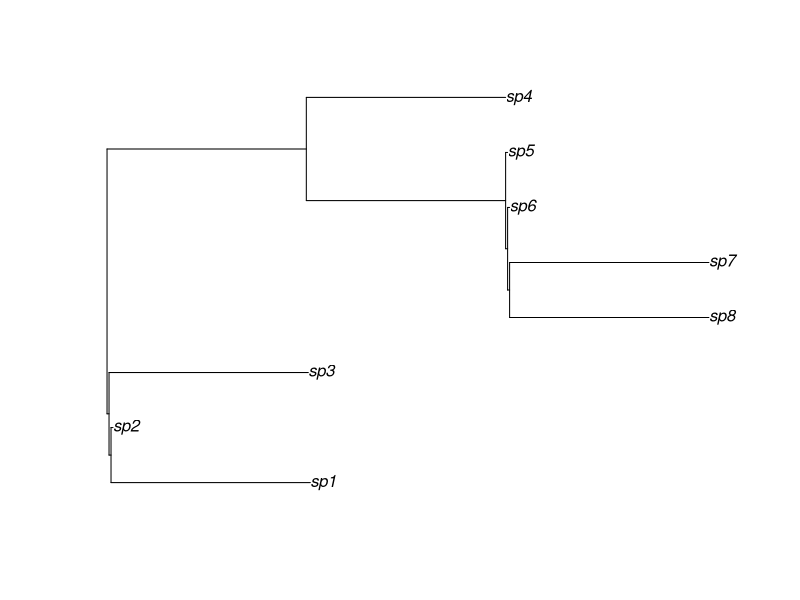
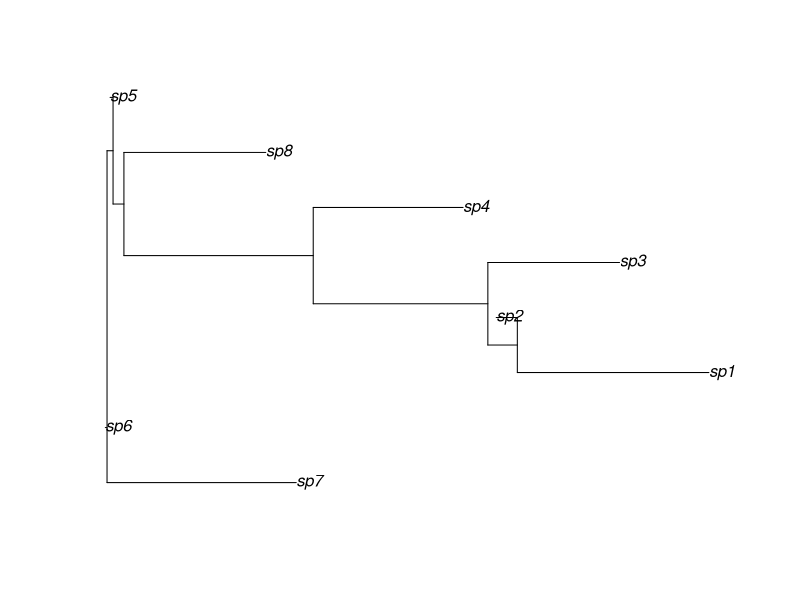

Generate these figures, in order, with R:
#function to create transition matrix for Jukes and Cantor model
tranm <- function(t, alpha){
	P <- diag(4)
	d <- 1/4 + 3/4 * exp(-4*alpha*t)
	x <- rep(1/4 - exp(-4*alpha*t)/4, 6)
	P <- d * P
	P[row(P) > col(P)] <- x
	P[row(P) < col(P)] <- x
	rownames(P) <- colnames(P) <- c('A','C','G','T')
return(P)
}

#two transition matrix with t1 = 1; t2 = 0.01; alpha = 0.15;
t1 = 1
t2 = 0.01
alpha = 0.15
P1 <- tranm(t1, alpha)
P2 <- tranm(t2, alpha)

#functions to get the probablity of a node
prob1 <- function(nucleotide){
	if(nucleotide == 'A'){
		p = P1['A', ]
	} else if(nucleotide == 'C'){
		p = P1['C', ]
	} else if(nucleotide == 'G'){
		p = P1['G', ]
	} else{
		p = P1['T', ]
		}
return(p)
}

prob2 <- function(nucleotide){
	if(nucleotide == 'A'){
		p = P2['A', ]
	} else if(nucleotide == 'C'){
		p = P2['C', ]
	} else if(nucleotide == 'G'){
		p = P2['G', ]
	} else{
		p = P2['T', ]
		}
return(p)
}

#function to generate a nucleotide with probablity from TransMat
generate <- function(p){
	nucleotide <- sample(c('A', 'C', 'G', 'T'), 1, prob=p)
return(nucleotide)
}

library(ape)
#my tree:
(mytree <- read.tree(text = "(((sp1:1, sp2:0.01):0.01, sp3:1):
		0.01,((((sp8:1, sp7:1):0.01, sp6:0.01):0.01, sp5:0.01):1, sp4:1):1);"))
plot(mytree)

#start simulate the tree above:
simulate <- function(){
	#choose a root
	proot = c(0.25, 0.25, 0.25, 0.25)
	root  <- generate(proot)
	node1 <- generate(prob2(root))
	node2 <- generate(prob2(node1))
	tip1  <- generate(prob1(node2))
	tip2  <- generate(prob2(node2))
	tip3  <- generate(prob1(node1))
	node3 <- generate(prob1(root))
	tip4  <- generate(prob1(node3))
	node4 <- generate(prob1(node3))
	tip5  <- generate(prob2(node4))
	node5 <- generate(prob2(node4))
	tip6  <- generate(prob2(node5))
	node6 <- generate(prob2(node5))
	tip7  <- generate(prob1(node6))
	tip8  <- generate(prob1(node6))
	tips  <- c(tip1, tip2, tip3, tip4, tip5, tip6, tip7, tip8)
	#output <- as.character()
	#for(i in 1:8){
	#	output[i] <- paste('Tip', i, 'is: ', tips[i])
	#}
return(tips)
}

##function for n numbers of sites of the simulated tree
simn <- function(n){
	ls  <- list()
	sp1 <- as.character()
	sp2 <- as.character()
	sp3 <- as.character()
	sp4 <- as.character()
	sp5 <- as.character()
	sp6 <- as.character()
	sp7 <- as.character()
	sp8 <- as.character()
	for(i in 1:n){
		ls[[i]] <- simulate()
		sp1[i] <- ls[[i]][1]
		sp2[i] <- ls[[i]][2]
		sp3[i] <- ls[[i]][3]
		sp4[i] <- ls[[i]][4]
		sp5[i] <- ls[[i]][5]
		sp6[i] <- ls[[i]][6]
		sp7[i] <- ls[[i]][7]
		sp8[i] <- ls[[i]][8]
	}
	dataframe <- rbind(sp1, sp2, sp3, sp4, sp5, sp6, sp7, sp8)
return(dataframe)
}

dat <- simn(1000) #create 1000 length sequence for 8 sp's
dna <- as.DNAbin(tolower(dat)) #create dnabin
distm <- dist.dna(dna, model = 'JC69') #create a dist matrix w/ model JC69
#hard code the distance matrix
#function to create the dist w/ jc69 algorithm
distjc <- function(seq1, seq2){
	diff <- length(seq1) - sum(seq1 == seq2)
	dis  <- -3/4 * log(1-4/3*diff/length(seq1))
return(dis)
}
dis <- matrix(0, 7, 7)
rownames(dis) <- c('sp2','sp3','sp4','sp5','sp6','sp7','sp8')
colnames(dis) <- c('sp1','sp2','sp3','sp4','sp5','sp6','sp7')
for(i in 1:7)dis[i, 1]   <- distjc(dat[1,], dat[i+1,])
for(i in 1:6)dis[i+1, 2] <- distjc(dat[2,], dat[i+2,])
for(i in 1:5)dis[i+2, 3] <- distjc(dat[3,], dat[i+3,])
for(i in 1:4)dis[i+3, 4] <- distjc(dat[4,], dat[i+4,])
for(i in 1:3)dis[i+4, 5] <- distjc(dat[5,], dat[i+5,])
for(i in 1:2)dis[i+5, 6] <- distjc(dat[6,], dat[i+6,])
dis[7, 7] <- distjc(dat[7,], dat[8,])
#this is identical to the distance matrix made by the dist.dan()
mm <- as.matrix(distm)[2:8, 1:7]
mm[row(mm)<col(mm)] <- 0
all.equal(mm, dis)
#checked

nj1 <- nj(distm) ### build-in NJ algorithm
plot(nj1, 'phy')
#test if same topology as mytree
all.equal.phylo(nj1, mytree, use.edge.length = F)
#they are different, the reason my due to the rooting
all.equal.phylo(nj1, unroot(mytree), use.edge.length = F)
#now, they have the same topology after i unrooted "mytree"


#in case of alpha = 1
#check the max alpha*t, think each site is a burnulli trail
#1000 sites will have a binomial(1000, pij)
#here the tree has the longest distance alpha*t = 4.04
#with alpha = 1 and t = 4.04 we can get
pij <- 1 - (1/4 + 3/4*exp(-4*4.04)) #the prob of a trans 
probs <- as.numeric()
for(i in 751:1000){
	probs[i-750] <- dbinom(i, 1000, pij)
}
sum(probs)
#or we can calculate directly from the cdf
(prob <- 1- pbinom(750, 1000, pij))
#which tells big probablity of having more than 750 site trans
#after some manual test i get the alpha*t should close to 0.71
#to get the prob < tol = 10e-3 with 1000 length in sequence

